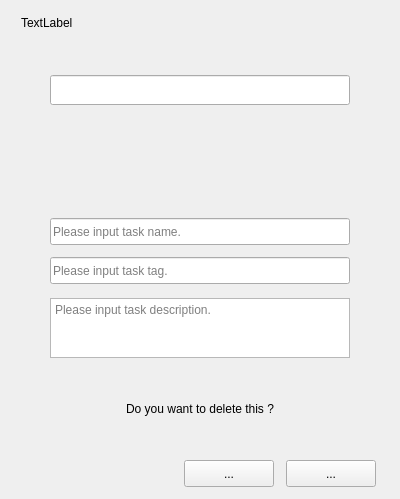
<?xml version="1.0" encoding="UTF-8"?>
<ui version="4.0">
 <class>OgmPopUI</class>
 <widget class="QWidget" name="OgmPopUI">
  <property name="geometry">
   <rect>
    <x>0</x>
    <y>0</y>
    <width>400</width>
    <height>499</height>
   </rect>
  </property>
  <property name="sizePolicy">
   <sizepolicy hsizetype="Preferred" vsizetype="Minimum">
    <horstretch>0</horstretch>
    <verstretch>0</verstretch>
   </sizepolicy>
  </property>
  <property name="windowTitle">
   <string>Form</string>
  </property>
  <layout class="QVBoxLayout" name="verticalLayout">
   <property name="spacing">
    <number>0</number>
   </property>
   <property name="leftMargin">
    <number>9</number>
   </property>
   <property name="topMargin">
    <number>0</number>
   </property>
   <property name="rightMargin">
    <number>9</number>
   </property>
   <property name="bottomMargin">
    <number>0</number>
   </property>
   <item>
    <widget class="QWidget" name="widgetPopTitle" native="true">
     <property name="sizePolicy">
      <sizepolicy hsizetype="Preferred" vsizetype="Fixed">
       <horstretch>0</horstretch>
       <verstretch>0</verstretch>
      </sizepolicy>
     </property>
     <property name="minimumSize">
      <size>
       <width>0</width>
       <height>45</height>
      </size>
     </property>
     <property name="maximumSize">
      <size>
       <width>16777215</width>
       <height>45</height>
      </size>
     </property>
     <property name="statusTip">
      <string>widget-miniTop</string>
     </property>
     <layout class="QHBoxLayout" name="horizontalLayout">
      <property name="spacing">
       <number>0</number>
      </property>
      <property name="leftMargin">
       <number>12</number>
      </property>
      <item>
       <widget class="QLabel" name="lblPopTitle">
        <property name="statusTip">
         <string>lbl-f16-normal</string>
        </property>
        <property name="text">
         <string>TextLabel</string>
        </property>
       </widget>
      </item>
      <item>
       <spacer name="horizontalSpacer">
        <property name="orientation">
         <enum>Qt::Horizontal</enum>
        </property>
        <property name="sizeHint" stdset="0">
         <size>
          <width>40</width>
          <height>20</height>
         </size>
        </property>
       </spacer>
      </item>
     </layout>
    </widget>
   </item>
   <item>
    <widget class="QWidget" name="widgetPopFile" native="true">
     <property name="sizePolicy">
      <sizepolicy hsizetype="Preferred" vsizetype="Fixed">
       <horstretch>0</horstretch>
       <verstretch>0</verstretch>
      </sizepolicy>
     </property>
     <property name="minimumSize">
      <size>
       <width>0</width>
       <height>90</height>
      </size>
     </property>
     <property name="maximumSize">
      <size>
       <width>16777215</width>
       <height>90</height>
      </size>
     </property>
     <layout class="QHBoxLayout" name="horizontalLayout_3">
      <item>
       <widget class="QLineEdit" name="txtPopNewFile">
        <property name="sizePolicy">
         <sizepolicy hsizetype="Fixed" vsizetype="Fixed">
          <horstretch>0</horstretch>
          <verstretch>0</verstretch>
         </sizepolicy>
        </property>
        <property name="minimumSize">
         <size>
          <width>300</width>
          <height>30</height>
         </size>
        </property>
        <property name="maximumSize">
         <size>
          <width>300</width>
          <height>30</height>
         </size>
        </property>
        <property name="statusTip">
         <string>popWidget</string>
        </property>
       </widget>
      </item>
     </layout>
    </widget>
   </item>
   <item>
    <widget class="QWidget" name="widgetPopChooseFile" native="true">
     <layout class="QHBoxLayout" name="horizontalLayout_5"/>
    </widget>
   </item>
   <item>
    <widget class="QWidget" name="widgetPopSaveTask" native="true">
     <property name="minimumSize">
      <size>
       <width>0</width>
       <height>160</height>
      </size>
     </property>
     <property name="maximumSize">
      <size>
       <width>16777215</width>
       <height>160</height>
      </size>
     </property>
     <layout class="QVBoxLayout" name="verticalLayout_2">
      <property name="spacing">
       <number>12</number>
      </property>
      <item>
       <widget class="QWidget" name="widget" native="true">
        <layout class="QHBoxLayout" name="horizontalLayout_6">
         <property name="spacing">
          <number>0</number>
         </property>
         <property name="leftMargin">
          <number>0</number>
         </property>
         <property name="topMargin">
          <number>0</number>
         </property>
         <property name="rightMargin">
          <number>0</number>
         </property>
         <property name="bottomMargin">
          <number>0</number>
         </property>
         <item>
          <widget class="QLineEdit" name="txtPopTaskName">
           <property name="minimumSize">
            <size>
             <width>300</width>
             <height>27</height>
            </size>
           </property>
           <property name="maximumSize">
            <size>
             <width>300</width>
             <height>27</height>
            </size>
           </property>
           <property name="statusTip">
            <string>popWidget</string>
           </property>
           <property name="placeholderText">
            <string>Please input task name.</string>
           </property>
          </widget>
         </item>
        </layout>
       </widget>
      </item>
      <item>
       <widget class="QWidget" name="widget_2" native="true">
        <layout class="QHBoxLayout" name="horizontalLayout_7">
         <property name="spacing">
          <number>0</number>
         </property>
         <property name="leftMargin">
          <number>0</number>
         </property>
         <property name="topMargin">
          <number>0</number>
         </property>
         <property name="rightMargin">
          <number>0</number>
         </property>
         <property name="bottomMargin">
          <number>0</number>
         </property>
         <item>
          <widget class="QLineEdit" name="txtPopTaskTag">
           <property name="minimumSize">
            <size>
             <width>300</width>
             <height>27</height>
            </size>
           </property>
           <property name="maximumSize">
            <size>
             <width>300</width>
             <height>27</height>
            </size>
           </property>
           <property name="statusTip">
            <string>popWidget</string>
           </property>
           <property name="placeholderText">
            <string>Please input task tag.</string>
           </property>
          </widget>
         </item>
        </layout>
       </widget>
      </item>
      <item>
       <widget class="QWidget" name="widget_3" native="true">
        <layout class="QHBoxLayout" name="horizontalLayout_8">
         <property name="spacing">
          <number>0</number>
         </property>
         <property name="leftMargin">
          <number>0</number>
         </property>
         <property name="topMargin">
          <number>0</number>
         </property>
         <property name="rightMargin">
          <number>0</number>
         </property>
         <property name="bottomMargin">
          <number>0</number>
         </property>
         <item>
          <widget class="QTextEdit" name="txtPopTaskDesc">
           <property name="minimumSize">
            <size>
             <width>300</width>
             <height>60</height>
            </size>
           </property>
           <property name="maximumSize">
            <size>
             <width>300</width>
             <height>60</height>
            </size>
           </property>
           <property name="statusTip">
            <string>popWidget</string>
           </property>
           <property name="placeholderText">
            <string>Please input task description.</string>
           </property>
          </widget>
         </item>
        </layout>
       </widget>
      </item>
     </layout>
    </widget>
   </item>
   <item>
    <widget class="QWidget" name="widgetPopDeleteFile" native="true">
     <property name="sizePolicy">
      <sizepolicy hsizetype="Preferred" vsizetype="Fixed">
       <horstretch>0</horstretch>
       <verstretch>0</verstretch>
      </sizepolicy>
     </property>
     <property name="minimumSize">
      <size>
       <width>0</width>
       <height>80</height>
      </size>
     </property>
     <property name="maximumSize">
      <size>
       <width>16777215</width>
       <height>80</height>
      </size>
     </property>
     <layout class="QHBoxLayout" name="horizontalLayout_4">
      <item>
       <widget class="QLabel" name="label">
        <property name="statusTip">
         <string>lbl-normal</string>
        </property>
        <property name="text">
         <string>Do you want to delete this ?</string>
        </property>
        <property name="alignment">
         <set>Qt::AlignCenter</set>
        </property>
       </widget>
      </item>
     </layout>
    </widget>
   </item>
   <item>
    <widget class="QWidget" name="widgetPopBtnGroup" native="true">
     <property name="sizePolicy">
      <sizepolicy hsizetype="Preferred" vsizetype="Fixed">
       <horstretch>0</horstretch>
       <verstretch>0</verstretch>
      </sizepolicy>
     </property>
     <property name="minimumSize">
      <size>
       <width>0</width>
       <height>50</height>
      </size>
     </property>
     <property name="maximumSize">
      <size>
       <width>16777215</width>
       <height>50</height>
      </size>
     </property>
     <layout class="QHBoxLayout" name="horizontalLayout_2">
      <property name="spacing">
       <number>12</number>
      </property>
      <property name="rightMargin">
       <number>15</number>
      </property>
      <item>
       <spacer name="horizontalSpacer_2">
        <property name="orientation">
         <enum>Qt::Horizontal</enum>
        </property>
        <property name="sizeHint" stdset="0">
         <size>
          <width>40</width>
          <height>20</height>
         </size>
        </property>
       </spacer>
      </item>
      <item>
       <widget class="QToolButton" name="btnPopA">
        <property name="minimumSize">
         <size>
          <width>90</width>
          <height>27</height>
         </size>
        </property>
        <property name="maximumSize">
         <size>
          <width>90</width>
          <height>27</height>
         </size>
        </property>
        <property name="statusTip">
         <string>popWidget</string>
        </property>
        <property name="text">
         <string>...</string>
        </property>
       </widget>
      </item>
      <item>
       <widget class="QToolButton" name="btnPopB">
        <property name="minimumSize">
         <size>
          <width>90</width>
          <height>27</height>
         </size>
        </property>
        <property name="maximumSize">
         <size>
          <width>90</width>
          <height>27</height>
         </size>
        </property>
        <property name="statusTip">
         <string>popWidget</string>
        </property>
        <property name="text">
         <string>...</string>
        </property>
       </widget>
      </item>
     </layout>
    </widget>
   </item>
  </layout>
 </widget>
 <resources/>
 <connections/>
</ui>
